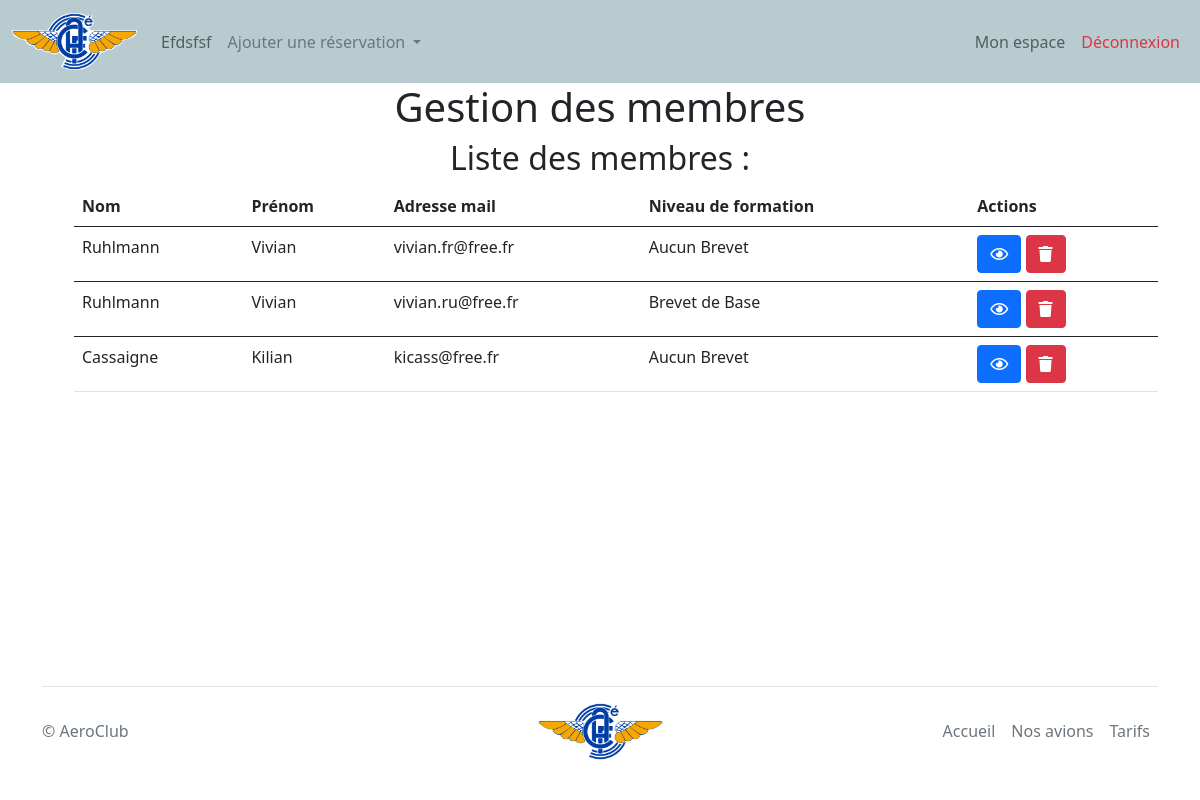
The page /actions/manageMembers.php (signed in) on the database its author committed.
### tables this page shows
CREATE TABLE `members` (
  `id` int(11) NOT NULL,
  `firstname` varchar(100) NOT NULL,
  `lastname` varchar(100) NOT NULL,
  `level` enum('Aucun Brevet','Brevet de Base','Licence Pilote d''Avion Léger','Brevet de Pilote Privé') NOT NULL DEFAULT 'Aucun Brevet',
  `mail` varchar(100) NOT NULL,
  `password` varchar(128) NOT NULL,
  `soloHours` int(11) NOT NULL DEFAULT '0',
  `trainingHours` int(11) NOT NULL DEFAULT '0',
  `signInDate` date NOT NULL DEFAULT '2020-01-01',
  `birthDate` date NOT NULL DEFAULT '2020-01-01',
  `additionalCost` int(11) NOT NULL,
  `payed` int(1) NOT NULL DEFAULT '0'
);

### actions/manageMembers.php (the view, shortened to what this page needs)
<!DOCTYPE html>
<html lang="fr">
<head>
    <?php include '../utils/head.php'; ?>
</head>
<body class="d-flex flex-column h-100">
    <?php include '../utils/header.php'; ?>
    <div class="container">
        <h1 style="text-align: center;">Gestion des membres</h1>
        <div class="row">
            <div class="col">
                <?php
                $bdd = getDatabaseConnection();
                $q = 'SELECT * FROM members';
                $req = $bdd->prepare($q);
                $req->execute();
                $results = $req->fetchAll();
                ?>
                <h2 style="text-align: center;">Liste des membres :</h2>
                <ul>
                    <table class="table">
                        <thead class="thead-dark">
                            <tr>
                                <th scope="col">Nom</th>
                                <th scope="col">Prénom</th>
                                <th scope="col">Adresse mail</th>
                                <th scope="col">Niveau de formation</th>
                                <th scope="col">Actions</th>
                            </tr>
                        </thead>
                        <?php foreach ($results as $key => $members) { ?>
                            <tbody>
                                <tr>
                                    <td><?= $members['lastname']; ?></td>
                                    <td><?= $members['firstname']; ?> </td>
                                    <td><?= $members['mail']; ?> </td>
                                    <td><?= $members['level']; ?> </td>
                                    <td>
                                        <a href="seeDetails.php?id_member=<?php echo $members['id'] ?>" class="btn btn-primary"><i class="far fa-eye" style="text-align: center"></i></a>
                                        <a onClick="javascript: return confirm('Veuillez comfirmer la suppression');" href="deleteMember.php?id_member=<?php echo $members['id'] ?>" class="btn btn-danger"><i class="fas fa-trash" style="text-align: center"></i></a>
                                    </td>
                                </tr>
                            <?php } ?>
                            </tbody>
                    </table>
                </ul>
            </div>
        </div>
    </div>
    <?php include("../utils/footer.php"); ?>
</body>

### CSS/parallax.css (style rules this page uses)
body, html { height: 100%; margin: 0; padding: 0; }

### rows shown on the page
members: lastname "Ruhlmann", firstname "Vivian", mail "vivian.fr@free.fr", level "Aucun Brevet"
members: lastname "Ruhlmann", firstname "Vivian", mail "vivian.ru@free.fr", level "Brevet de Base"
members: lastname "Cassaigne", firstname "Kilian", mail "kicass@free.fr", level "Aucun Brevet"
